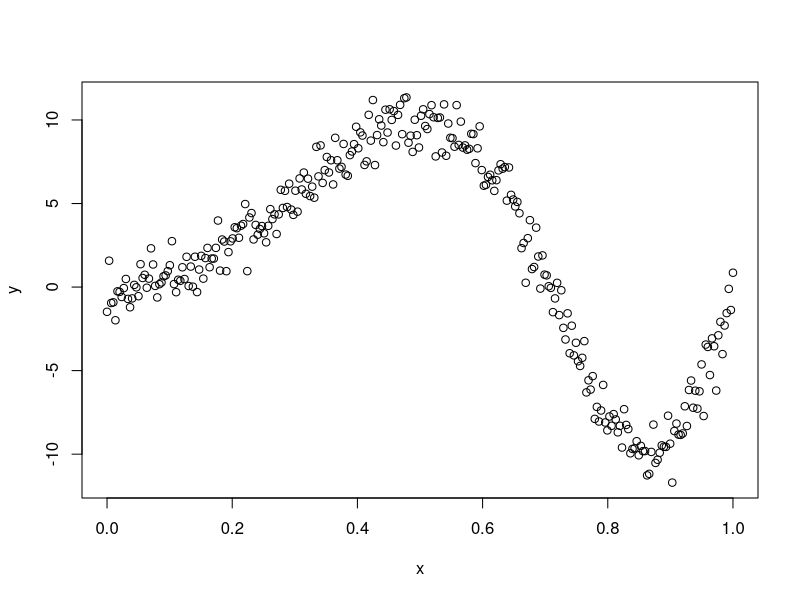
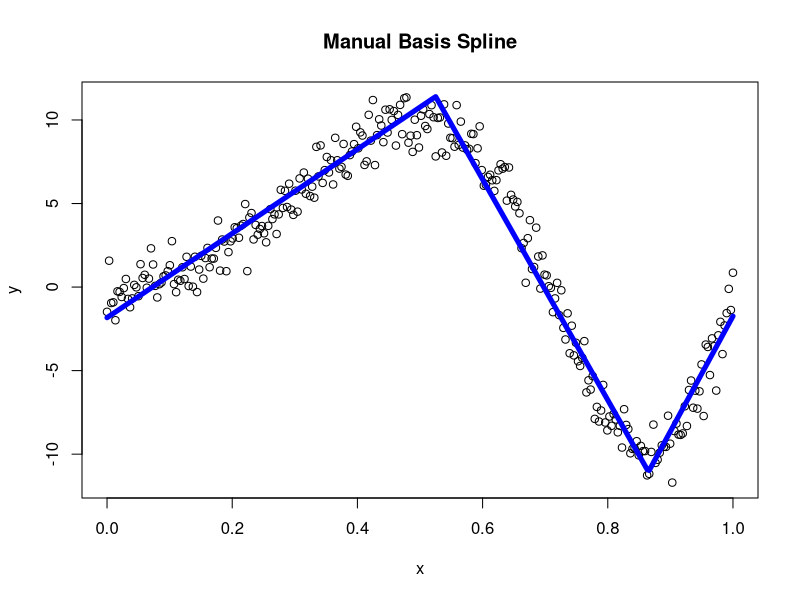
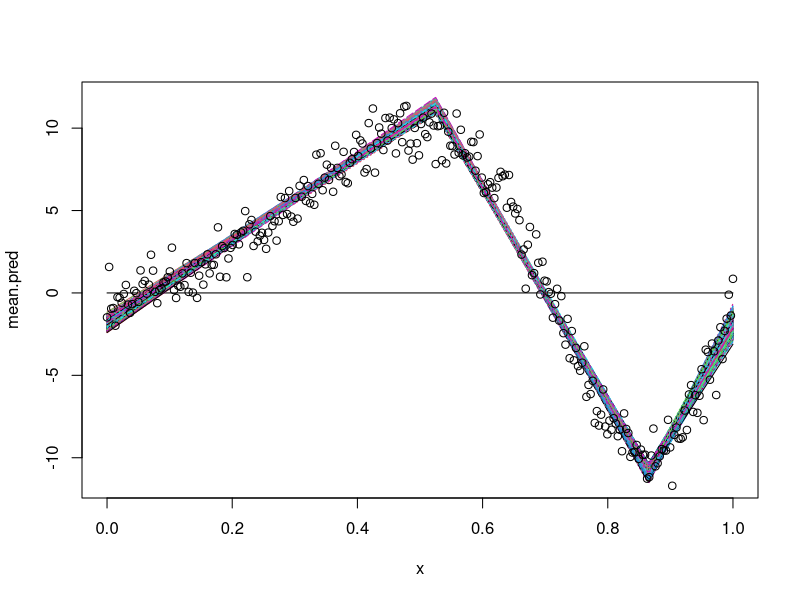
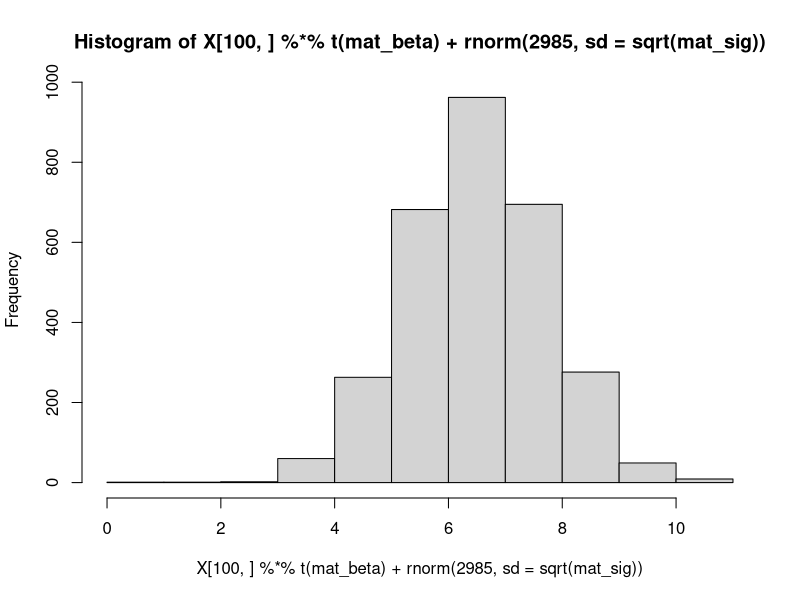
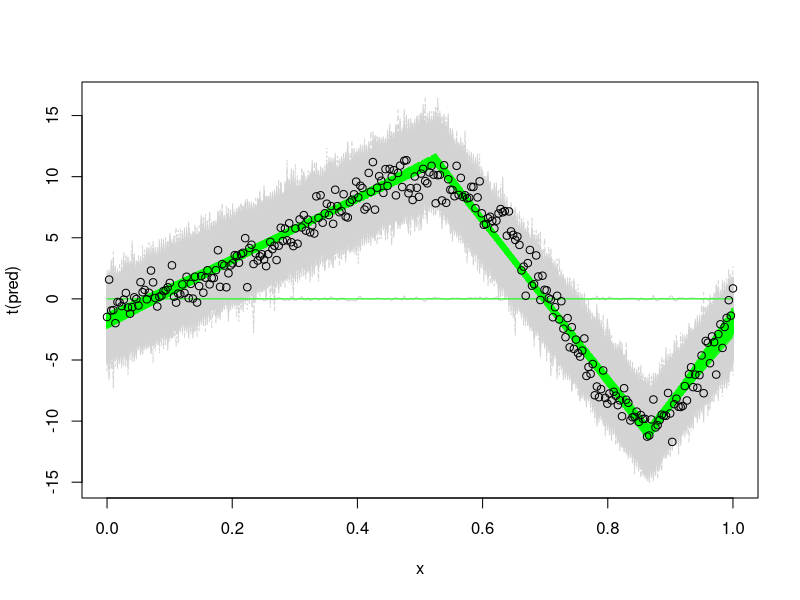
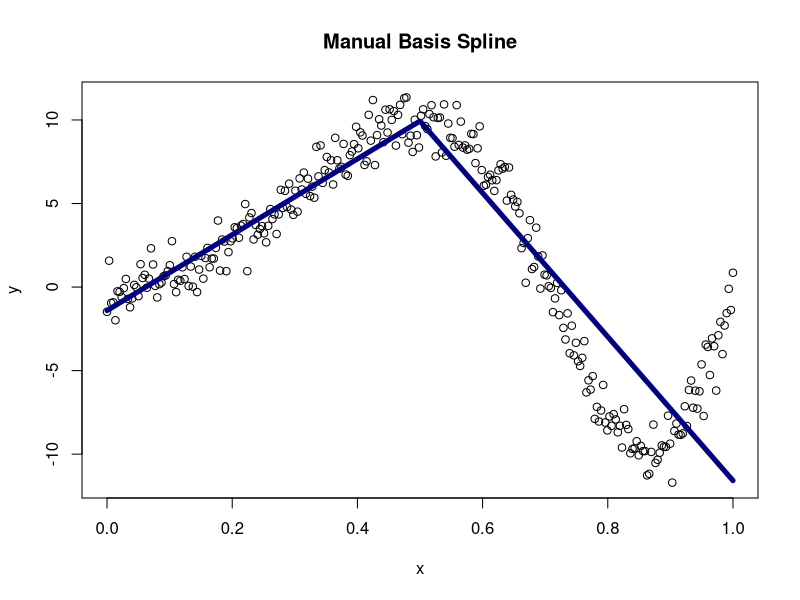
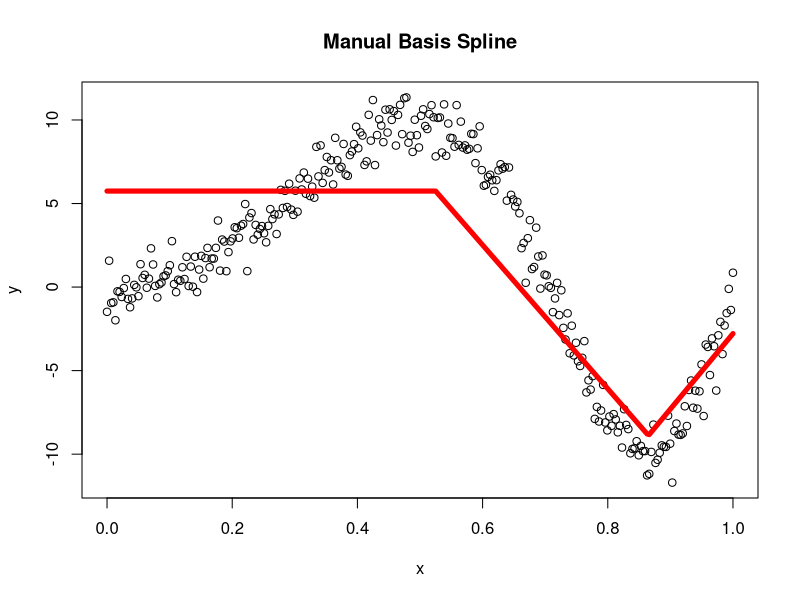
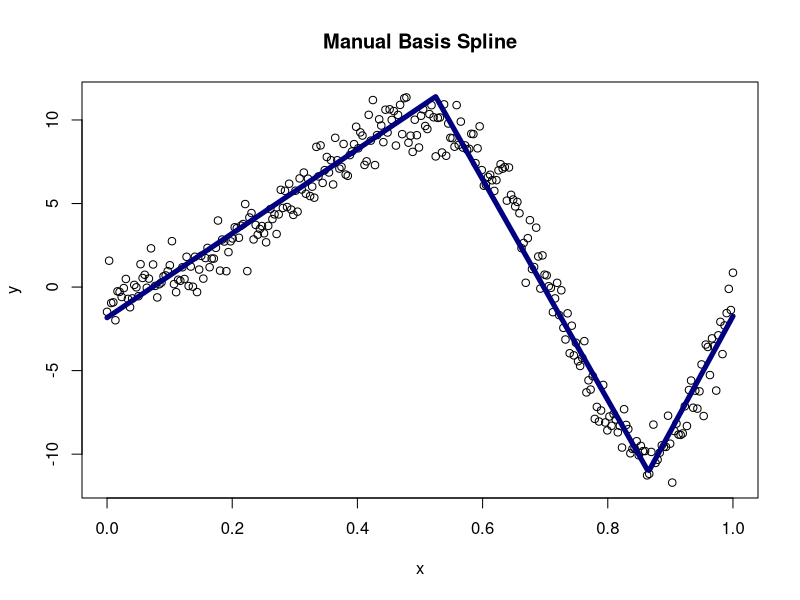

Here is the R script that generated these plots, in order:
## ---- chunk 1
knitr::opts_chunk$set(echo = TRUE)
## ---- chunk 2
set.seed(12)
n<-300
x<-seq(0,1,length.out=n)
y<-sin(2*pi*x^2)*10+rnorm(n)
plot(x,y)
## ---- chunk 3
generate_spline <- function(tvec, y, x, nknot = length(tvec)) {
  s <- sample(c(1), nknot, replace = TRUE)
  Bmat <- matrix(NA, nknot, length(x))
  hs <- Bmat
  
  for(i in 1:nknot) {
    for(j in 1:length(x)) {
      Bmat[i,j] <- max(s[i] * (x[j] - tvec[i]), 0)
    } #creating basis functions
  }
  
  mBmat <- t(Bmat)
  mod <- lm(y ~ mBmat) #use gibbs to sample coefs in bayes
  pred <- predict(mod)
  
  sq <- x
  for(ii in 1:nknot) {
    if(s[i] == 1) {
      hs[ii,] <- sq - tvec[ii]
      hs[ii,][sq < tvec[ii]] <- 0
    }
    else {
      hs[ii,] <- -1*(sq - tvec[ii])
      hs[ii,][sq < tvec[ii]] <- 0
    }
  } #setting x values
  
  plot(x,y, main = "Manual Basis Spline")
  lines(x, pred, type = "l", lwd = 5, col="blue1")
  summary(mod)
}

## ---- chunk 4
tv <- c(0, 0.525, 0.865) #vector of t-values
generate_spline(tv, y = y, x = x)
## ---- chunk 5
library(mvtnorm)

bayes_spline <- function(tvec, y, x, nknot = length(tvec)) {
  s <- sample(c(1), nknot, replace = TRUE)
  Bmat <- matrix(NA, nknot, length(x))
  hs <- Bmat
  
  for(i in 1:nknot) {
    for(j in 1:length(x)) {
      Bmat[i,j] <- max(s[i] * (x[j] - tvec[i]), 0)
    } #creating basis
  } #X Matrix
  
  X <- t(Bmat)
  X <- cbind(1, X)
  
  p_sig <- function(a = 0, b = 0, n = nrow(X), beta) {
    a_term <- a + (n/2)
    b_term <- 0.5 * (2*b + (t(y - (X %*% beta)) %*% (y - (X %*% beta)))) #y, X defined above
    1 / rgamma(1, shape = a_term, rate = b_term)
  }
  
  p_beta <- function(sig_sq, tau_sq = 1000, p = ncol(X)-1) {
    sig <- solve( (1/sig_sq) * (t(X) %*% X) + (1/tau_sq) * diag(p+1) )
    mu <- (1/sig_sq) * sig %*% t(X) %*% y
    rmvnorm(1, mean = mu, sigma = sig)
  }
  
  gibbs <- function(its) {
    mat_beta <- matrix(NA, its, ncol(X))
    mat_sig <- rep(NA, its)
    mat_sig[1] <- 0.01
    mat_beta[1,] <- rep(0, ncol(X))
    for(it in 2:its) {
      mat_beta[it,] <- p_beta(sig_sq = mat_sig[it-1])
      mat_sig[it] <- p_sig(beta = mat_beta[it,])
    }
    list(mat_beta, mat_sig)
  }

  its <- 3000
  a <- gibbs(its = its)
  mat_beta <- a[[1]] #beta values
  mat_sig <- a[[2]] #sig^2 values  
  
  list(mat_beta, mat_sig, X)
}

bayesian <- bayes_spline(c(0, 0.525, 0.865), y = y, x = x)
mat_beta <- bayesian[[1]]
mat_sig <- bayesian[[2]]
X <- bayesian[[3]]
burn <- 1:15
colMeans(mat_beta[-burn,]) #target: -1.83, 25.19, -91.23, 135.03
mean(mat_sig[-burn]) #target: 1.46
## ---- chunk 6
mean.pred <- X %*% t(mat_beta)
matplot(x, mean.pred, type = "l")
points(x,y)
## ---- chunk 7
pred <- t(mean.pred) + rnorm(300*2985,sd=sqrt(mat_sig)) #mean: X %*% beta
hist(X[100,] %*% t(mat_beta) + rnorm(2985,sd=sqrt(mat_sig))) #prediction
matplot(x,t(pred), type='l', col='lightgrey')
matplot(x,mean.pred, type='l', col='green', add=T)
points(x,y)
## ---- chunk 8
t1 <- 0.5 #knot at 0.5
s <- 1
B1 <- rep(NA, length(x))

for(i in 1:length(x)) {
  B1[i] <- max(s * (x[i] - t1), 0)
}
mod <- lm(y ~ x + B1)
summary(mod)

cf <- mod$coefficients
sq <- x
hs <- sq - t1
hs[sq < t1] <- 0
yfit <- cf[1] + cf[2]*x + cf[3]*hs

plot(x,y, main = "Manual Basis Spline")
lines(x, yfit, type = "l", lwd = 5, col="navy")
## ---- chunk 9
t1 <- 0.525 
t2 <- 0.865 
s <- 1
B1 <- rep(NA, length(x))
B2 <- B1

for(i in 1:length(x)) {
  B1[i] <- max(s * (x[i] - t1), 0)
  B2[i] <- max(s * (x[i] - t2), 0)
}
mod <- lm(y ~ B1 + B2)

cf <- mod$coefficients
sq <- x
hs1 <- sq - t1
hs1[sq < t1] <- 0

hs2 <- sq - t2
hs2[sq < t2] <- 0

yfit <- cf[1] + cf[2]*x + cf[3]*hs1 + cf[4]*hs2
yfit2 <- predict(mod) #same thing 

plot(x,y, main = "Manual Basis Spline")
lines(x, yfit2, type = "l", lwd = 5, col="red")
## ---- chunk 10
t1 <- 0 #knot at 0.5
t2 <- 0.525 #another knot at 0.85
t3 <- 0.865
s <- 1
B1 <- rep(NA, length(x))
B3 <- B2 <- B1

for(i in 1:length(x)) {
  B1[i] <- max(s * (x[i] - t1), 0)
  B2[i] <- max(s * (x[i] - t2), 0)
  B3[i] <- max(s * (x[i] - t3), 0)
}
mod <- lm(y ~ B1 + B2 + B3)
summary(mod)

cf <- mod$coefficients
sq <- x

hs1 <- sq - t1
hs1[sq < t1] <- 0

hs2 <- sq - t2
hs2[sq < t2] <- 0

hs3 <- sq - t3
hs3[sq < t3] <- 0

yfit2 <- cf[1] + cf[2]*x + cf[3]*hs1 + cf[4]*hs2 + cf[5]*hs3
yfit <- predict(mod)
plot(x,y, main = "Manual Basis Spline")
lines(x, yfit, type = "l", lwd = 5, col="navy")
## ---- chunk 11
library(splines)
df <- data.frame(y, x)
m2 <- lm(y ~ bs(x, knots = 0.5), data = df)
pred <- predict(m2)

plot(x,y)
lines(x, pred, lwd = 5, col = "green")
## ---- chunk 12
m2 <- lm(y ~ bs(x, knots = 0.8), data = df)
pred <- predict(m2)

plot(x,y)
lines(x, pred, lwd = 5, col = "green")
## ---- chunk 13
m1 <- lm(y ~ bs(x, knots = c(0.525, 0.865)), data = df)
pred <- predict(m1)

plot(x,y)
lines(x, pred, lwd = 5, col = "blue")

## ---- chunk 14
m2 <- lm(y ~ bs(x, knots = seq(0.1,1,by=0.02)), data = df)
pred <- predict(m2)

plot(x,y)
lines(x, pred, lwd = 5, col = "green")
## ---- chunk 15
m3 <- lm(y ~ ns(x, knots = c(0.5, 0.82)), data = df)
pred <- predict(m3)

plot(x,y)
lines(x, pred, lwd = 5, col = "purple")

summary(m1)
## ---- chunk 16
pos <- function(vec) {
  ((abs(vec) + vec) / 2)
} 

adj1 <- pos(-(x - 0.7))
adj2 <- pos((x - 0.3))

plot(adj1, type = "l", lwd = 6, col = "blue2")
plot(adj2, type = "l", lwd = 6, col = "red2")
